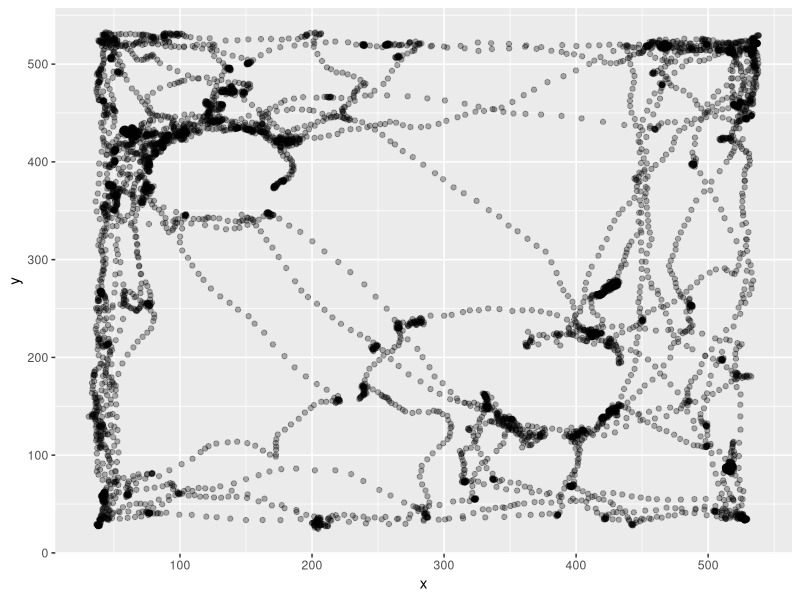
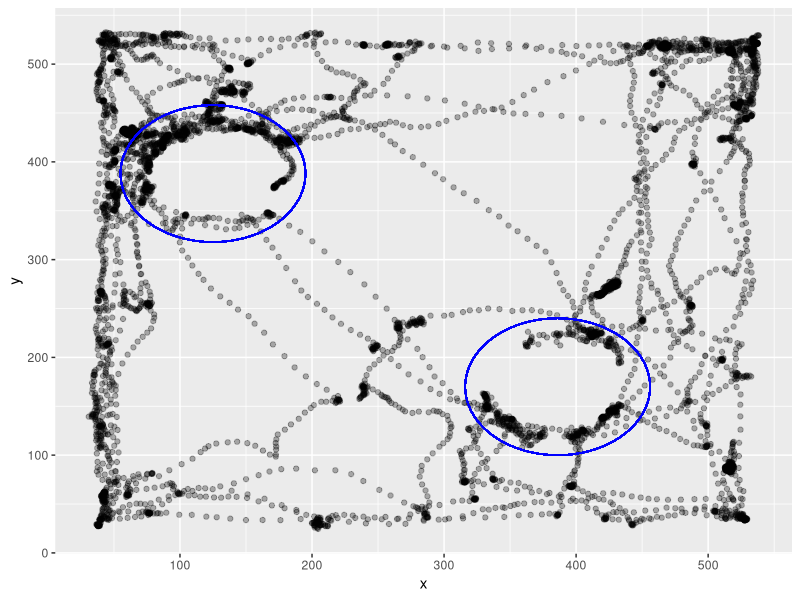
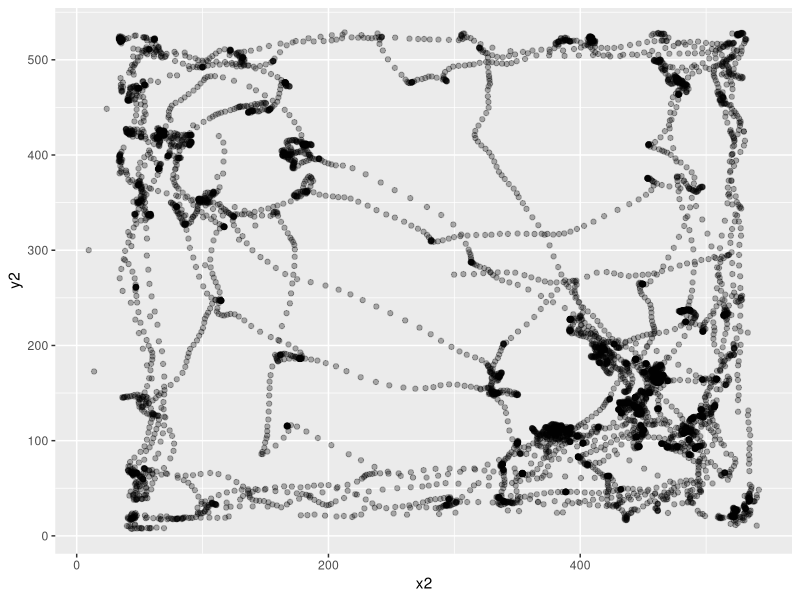

These figures' R source, in order: (Note: this script raises an error after producing the figures.)
rm(list = ls())
library(tidyverse)
SimilarLearn <- read_csv("240809_r1597_0_baseline_learn.csv")
SimilarLearn <- SimilarLearn %>%
  select(!15:24) %>%
  filter(Value.Item1.Item1.Item2>134) %>%
  rename(pixelx = Value.Item1.Item1.Item3.X, pixely = Value.Item1.Item1.Item3.Y, TimePoint = Value.Item1.Item1.Item2) %>%
  select(!1, !14) %>%
  filter(!Value.Item2 == TRUE) %>%
  na.omit 
x1 <- c(SimilarLearn$pixelx)
y1 <- c(SimilarLearn$pixely)
df1 <- data.frame(x = x1, y = y1)
p1 <- ggplot(df1, aes(x = x, y = y)) +
  geom_point(alpha = 0.3)
p1
library(ggforce)
#Blue represents gnome, red represents green jar.
p1circle <- p1 + geom_circle(aes(x0 = 386, y0 = 170, r = 70), color = "blue")
p1circle <- p1circle + geom_circle(aes(x0 = 125, y0 = 388, r = 70), color = "blue")
p1circle
radius <- 70
center_x1 <- 386
center_y1 <- 170
df1$distance <- sqrt((df1$x - center_x1)^2 + (df1$y - center_y1)^2)
points_in_circle1 <- sum(df1$distance <= radius)
print(points_in_circle1)
center_x2 <- 125
center_y2 <- 388
df1$distance1 <- sqrt((df1$x - center_x2)^2 + (df1$y - center_y2)^2)
points_in_circle2 <- sum(df1$distance1 <= radius)
print(points_in_circle2)

BaselineLearn <- read_csv("240809_r1597_1_similar_learn.csv")
BaselineLearn <- BaselineLearn %>%
  select(!15:24) %>%
  filter(Value.Item1.Item1.Item2>44) %>%
  rename(pixelx = Value.Item1.Item1.Item3.X, pixely = Value.Item1.Item1.Item3.Y, TimePoint = Value.Item1.Item1.Item2) %>%
  select(!1, !14) %>%
  na.omit
Baselinelearn <- BaselineLearn %>%
  filter(!Value.Item2 == TRUE) 
x2 <- c(BaselineLearn$pixelx)
y2 <- c(BaselineLearn$pixely)
df2 <- data.frame(x = x2, y = y2)
p2 <- ggplot(df2, aes(x = x2, y = y2)) +
  geom_point(alpha = 0.3)
p2
p2circle <- p2 + geom_circle(aes(x0 = 381, y0 = 170, r = 65), color = "red")
p2circle <- p2circle + geom_circle(aes(x0 = 125, y0 = 393, r = 65), color = "red")
p2circle
radius <- 65
center_x1 <- 381
center_y1 <- 170
df2$distance <- sqrt((df2$x - center_x1)^2 + (df2$y - center_y1)^2)
points_in_circle2 <- sum(df2$distance <= radius)
print(points_in_circle2)
center_x2 <- 125
center_y2 <- 393
df2$distance1 <- sqrt((df2$x - center_x2)^2 + (df2$y - center_y2)^2)
points_in_circle2 <- sum(df2$distance1 <= radius)
print(points_in_circle2)

SimilarTest <- read_csv("240809_r1597_2_similar_test.csv")
SimilarTest <- SimilarTest %>%
  select(!15:24) %>%
  filter(Value.Item1.Item1.Item2>81) %>%
  rename(pixelx = Value.Item1.Item1.Item3.X, pixely = Value.Item1.Item1.Item3.Y, TimePoint = Value.Item1.Item1.Item2) %>%
  select(!1, !14) %>%
  na.omit
SimilarTest <- SimilarTest %>%
  filter(!Value.Item2 == TRUE)
x3 <- c(SimilarTest$pixelx)
y3 <- c(SimilarTest$pixely)
df3 <- data.frame(x = x3, y = y3)
p3 <- ggplot(df3, aes(x = x3, y = y3)) +
  geom_point(alpha = 0.3)
p3
p3circle <- p3 + geom_circle(aes(x0 = 391, y0 = 160, r = 65), color = "blue")
p3circle <- p3circle + geom_circle(aes(x0 = 125, y0 = 393, r = 65), color = "red") +
  ggtitle("baseline")
p3circle
radius <- 65
center_x3 <- 391
center_y3 <- 160
df3$distance <- sqrt((df3$x - center_x3)^2 + (df3$y - center_y3)^2)
points_in_circle3 <- sum(df3$distance <= radius)
print(points_in_circle3)
center_x3 <- 125
center_y3 <- 393
df3$distance1 <- sqrt((df3$x - center_x3)^2 + (df3$y - center_y3)^2)
points_in_circle3 <- sum(df3$distance1 <= radius)
print(points_in_circle3)

DifferentLearn <- read_csv("240809_r1597_3_baseline_learn.csv")
DifferentLearn <- DifferentLearn %>%
  select(!15:24) %>%
  filter(Value.Item1.Item1.Item2>94) %>%
  rename(pixelx = Value.Item1.Item1.Item3.X, pixely = Value.Item1.Item1.Item3.Y, TimePoint = Value.Item1.Item1.Item2) %>%
  select(!1, !14) %>%
  na.omit
DifferentLearn <- DifferentLearn %>%
  filter(!Value.Item2 == TRUE)
x4 <- c(DifferentLearn$pixelx)
y4 <- c(DifferentLearn$pixely)
df4 <- data.frame(x = x4, y = y4)
p4 <- ggplot(df4, aes(x = x4, y = y4)) +
  geom_point(alpha = 0.3)
p4
p4circle <- p4 + geom_circle(aes(x0 = 386, y0 = 170, r = 60), color = "purple")
p4circle <- p4circle + geom_circle(aes(x0 = 135, y0 = 398, r = 60), color = "purple")
p4circle
radius <- 65
center_x4 <- 386
center_y4 <- 170
df4$distance <- sqrt((df4$x - center_x4)^2 + (df4$y - center_y4)^2)
points_in_circle4 <- sum(df4$distance <= radius)
print(points_in_circle4)
center_x4 <- 135
center_y4 <- 398
df4$distance1 <- sqrt((df4$x - center_x4)^2 + (df4$y - center_y4)^2)
points_in_circle4 <- sum(df4$distance1 <= radius)
print(points_in_circle4)

BaselineLearn1 <- read_csv("240809_r1597_different_4.csv")
BaselineLearn1 <- BaselineLearn1 %>%
  select(!15:24) %>%
  filter(Value.Item1.Item1.Item2>131) %>%
  rename(pixelx = Value.Item1.Item1.Item3.X, pixely = Value.Item1.Item1.Item3.Y, TimePoint = Value.Item1.Item1.Item2) %>%
  select(!1, !14) %>%
  na.omit %>%
  filter(!Value.Item2 == TRUE)
x5 <- c(BaselineLearn1$pixelx)
y5 <- c(BaselineLearn1$pixely)
df5 <- data.frame(x = x5, y = y5)
p5 <- ggplot(df5, aes(x = x5, y = y5)) +
  geom_point(alpha = 0.3)
p5
p5circle <- p5 + geom_circle(aes(x0 = 492, y0 = 258, r = 65), color = "green")
p5circle <- p5circle + geom_circle(aes(x0 = 215, y0 = 478, r = 65), color = "green")
p5circle
radius <- 65
center_x5 <- 492
center_y5 <- 258
df5$distance <- sqrt((df5$x - center_x5)^2 + (df5$y - center_y5)^2)
points_in_circle5 <- sum(df5$distance <= radius)
print(points_in_circle5)
center_x6 <- 215
center_y6 <- 478
df5$distance1 <- sqrt((df5$x - center_x6)^2 + (df5$y - center_y6)^2)
points_in_circle6 <- sum(df5$distance1 <= radius)
print(points_in_circle6)

DifferentTest <- read_csv("240809_r1597_different_5.csv")
DifferentTest <- DifferentTest %>%
  select(!15:24) %>%
  filter(Value.Item1.Item1.Item2>90) %>%
  rename(pixelx = Value.Item1.Item1.Item3.X, pixely = Value.Item1.Item1.Item3.Y, TimePoint = Value.Item1.Item1.Item2) %>%
  select(!1, !14) %>%
  filter(!Value.Item2 == TRUE) %>%
  na.omit
x6 <- c(DifferentTest$pixelx)
y6 <- c(DifferentTest$pixely)
df6 <- data.frame(x = x6, y = y6)
p6 <- ggplot(df6, aes(x = x6, y = y6)) +
  geom_point(alpha = 0.3)
p6
p6circle <- p6 + geom_circle(aes(x0 = 492, y0 = 258, r = 65), color = "green")
p6circle <- p6circle + geom_circle(aes(x0 = 215, y0 = 478, r = 65), color = "purple")
p6circle
radius <- 65
center_x6 <- 492
center_y6 <- 258
df6$distance <- sqrt((df6$x - center_x6)^2 + (df6$y - center_y6)^2)
points_in_circle6 <- sum(df6$distance <= radius)
print(points_in_circle6)
center_x6 <- 215
center_y6 <- 478
df6$distance1 <- sqrt((df6$x - center_x6)^2 + (df6$y - center_y6)^2)
points_in_circle6 <- sum(df6$distance1 <= radius)
print(points_in_circle6)
